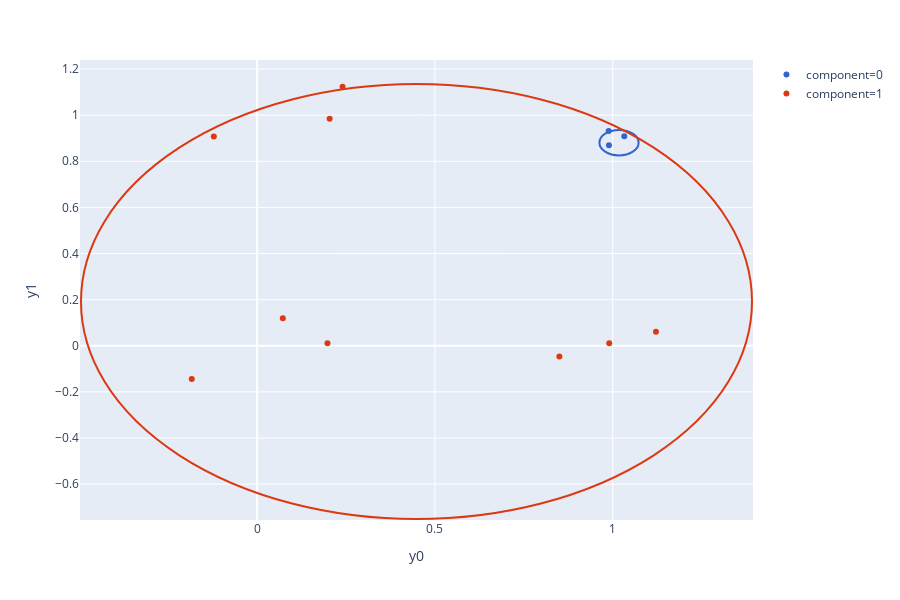

Source (notebook cell):
### Markdown cell above
After running `n_samples` MCMC steps, the effects of initialization should be diminished.

### Code cell
t = n_samples - 1
components = np.array([posterior_samples.get_variable(gmm.component(i)).squeeze()[t].item() for i in range(n)])
_k = posterior_samples.get_variable(gmm.K()).squeeze()[t].int().item()
fig = draw_points_and_components(
    np.vstack([prior_sample.get_variable(gmm.y(i)).squeeze()[-1].detach().numpy() for i in range(n)]),
    components,
    np.vstack([posterior_samples.get_variable(gmm.mu(i)).squeeze()[t,:].detach().numpy()
               for i in range(_k) if i in np.unique(components)]),
    np.array([posterior_samples.get_variable(gmm.sigma(i)).squeeze()[t].item()
              for i in range(_k) if i in np.unique(components)]),
)
fig.show()

### Figure 1 — Plotly figure (JSON) as saved in the notebook; plotly's stock layout.template omitted (floating-point values rounded to 4 significant figures)
{"data": [{"hoverlabel": {"namelength": 0}, "hovertemplate": "component=0<br>y0=%{x}<br>y1=%{y}", "legendgroup": "component=0", "marker": {"color": "#3366CC", "symbol": "circle"}, "mode": "markers", "name": "component=0", "showlegend": true, "type": "scatter", "x": [0.9893, 0.9886, 1.032], "xaxis": "x", "y": [0.8696, 0.9312, 0.909], "yaxis": "y"}, {"hoverlabel": {"namelength": 0}, "hovertemplate": "component=1<br>y0=%{x}<br>y1=%{y}", "legendgroup": "component=1", "marker": {"color": "#DC3912", "symbol": "circle"}, "mode": "markers", "name": "component=1", "showlegend": true, "type": "scatter", "x": [0.07243, 0.2404, 0.8499, -0.1836, -0.1216, 1.121, 0.198, 0.204, 0.99], "xaxis": "x", "y": [0.1194, 1.123, -0.04679, -0.1437, 0.9073, 0.06036, 0.01088, 0.9846, 0.01103], "yaxis": "y"}], "layout": {"height": 600, "legend": {"tracegroupgap": 0}, "margin": {"t": 60}, "shapes": [{"line": {"color": "#3366CC"}, "type": "circle", "x0": 0.9625, "x1": 1.073, "xref": "x", "y0": 0.8255, "y1": 0.9357, "yref": "y"}, {"line": {"color": "#DC3912"}, "type": "circle", "x0": -0.495, "x1": 1.391, "xref": "x", "y0": -0.7512, "y1": 1.135, "yref": "y"}], "xaxis": {"anchor": "y", "domain": [0, 1], "title": {"text": "y0"}}, "yaxis": {"anchor": "x", "domain": [0, 1], "title": {"text": "y1"}}}}
